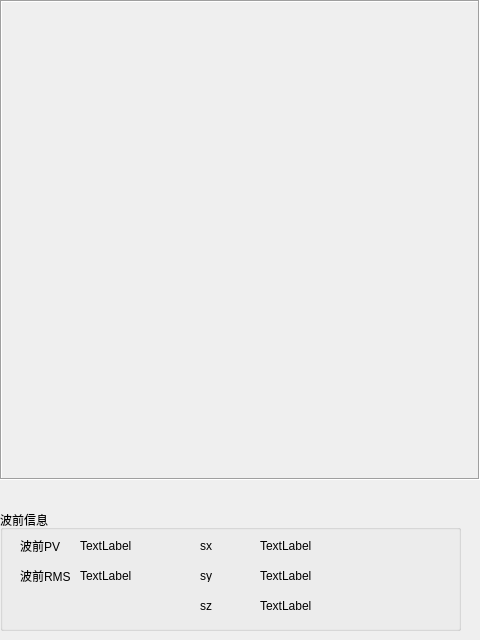
<?xml version="1.0" encoding="UTF-8"?>
<ui version="4.0">
 <class>QWavefrontDialog</class>
 <widget class="QDialog" name="QWavefrontDialog">
  <property name="geometry">
   <rect>
    <x>0</x>
    <y>0</y>
    <width>480</width>
    <height>640</height>
   </rect>
  </property>
  <property name="windowTitle">
   <string>QWavefrontDialog</string>
  </property>
  <widget class="QLabel" name="label">
   <property name="geometry">
    <rect>
     <x>0</x>
     <y>0</y>
     <width>480</width>
     <height>480</height>
    </rect>
   </property>
   <property name="frameShape">
    <enum>QFrame::Box</enum>
   </property>
   <property name="frameShadow">
    <enum>QFrame::Sunken</enum>
   </property>
   <property name="text">
    <string/>
   </property>
  </widget>
  <widget class="QGroupBox" name="groupBox">
   <property name="geometry">
    <rect>
     <x>0</x>
     <y>510</y>
     <width>461</width>
     <height>121</height>
    </rect>
   </property>
   <property name="title">
    <string>波前信息</string>
   </property>
   <widget class="QLabel" name="label_2">
    <property name="geometry">
     <rect>
      <x>20</x>
      <y>30</y>
      <width>54</width>
      <height>12</height>
     </rect>
    </property>
    <property name="text">
     <string>波前PV</string>
    </property>
   </widget>
   <widget class="QLabel" name="label_3">
    <property name="geometry">
     <rect>
      <x>80</x>
      <y>30</y>
      <width>54</width>
      <height>12</height>
     </rect>
    </property>
    <property name="text">
     <string>TextLabel</string>
    </property>
   </widget>
   <widget class="QLabel" name="label_4">
    <property name="geometry">
     <rect>
      <x>20</x>
      <y>60</y>
      <width>54</width>
      <height>12</height>
     </rect>
    </property>
    <property name="text">
     <string>波前RMS</string>
    </property>
   </widget>
   <widget class="QLabel" name="label_5">
    <property name="geometry">
     <rect>
      <x>80</x>
      <y>60</y>
      <width>54</width>
      <height>12</height>
     </rect>
    </property>
    <property name="text">
     <string>TextLabel</string>
    </property>
   </widget>
   <widget class="QLabel" name="label_6">
    <property name="geometry">
     <rect>
      <x>200</x>
      <y>30</y>
      <width>54</width>
      <height>12</height>
     </rect>
    </property>
    <property name="text">
     <string>sx</string>
    </property>
   </widget>
   <widget class="QLabel" name="label_7">
    <property name="geometry">
     <rect>
      <x>260</x>
      <y>30</y>
      <width>54</width>
      <height>12</height>
     </rect>
    </property>
    <property name="text">
     <string>TextLabel</string>
    </property>
   </widget>
   <widget class="QLabel" name="label_8">
    <property name="geometry">
     <rect>
      <x>200</x>
      <y>60</y>
      <width>54</width>
      <height>12</height>
     </rect>
    </property>
    <property name="text">
     <string>sy</string>
    </property>
   </widget>
   <widget class="QLabel" name="label_9">
    <property name="geometry">
     <rect>
      <x>260</x>
      <y>60</y>
      <width>54</width>
      <height>12</height>
     </rect>
    </property>
    <property name="text">
     <string>TextLabel</string>
    </property>
   </widget>
   <widget class="QLabel" name="label_10">
    <property name="geometry">
     <rect>
      <x>200</x>
      <y>90</y>
      <width>54</width>
      <height>12</height>
     </rect>
    </property>
    <property name="text">
     <string>sz</string>
    </property>
   </widget>
   <widget class="QLabel" name="label_11">
    <property name="geometry">
     <rect>
      <x>260</x>
      <y>90</y>
      <width>54</width>
      <height>12</height>
     </rect>
    </property>
    <property name="text">
     <string>TextLabel</string>
    </property>
   </widget>
  </widget>
 </widget>
 <layoutdefault spacing="6" margin="11"/>
 <resources/>
 <connections/>
</ui>
